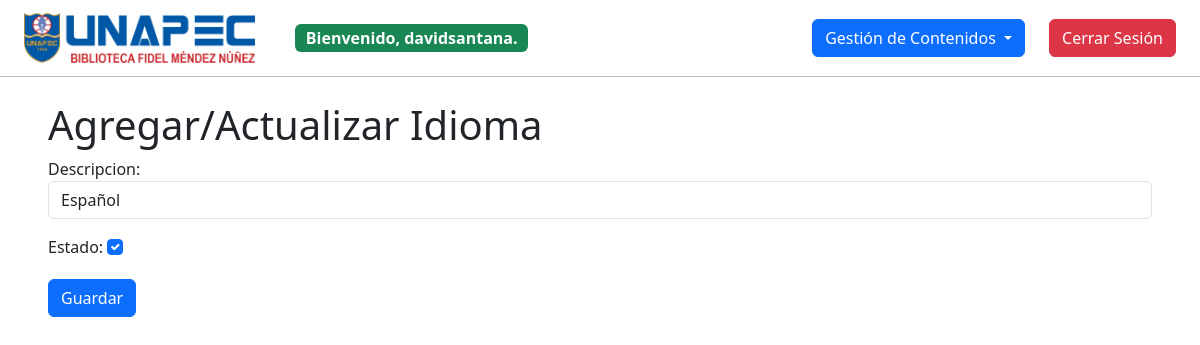
Page /idiomas/1/editar/ (signed in) on the committed database.
### biblioteca/models.py (models this page shows, shortened)
class User(AbstractUser):
    TIPO_PERSONA_CHOICES = [
        ("F", "Física"),
        ("J", "Jurídica"),
    ]
    cedula = models.CharField(max_length=11, unique=True)
    no_carnet = models.CharField(max_length=10, unique=True)
    tipo_persona = models.CharField(
        max_length=1, choices=TIPO_PERSONA_CHOICES, blank=True, default=""
    )
    estado = models.BooleanField(default=True)
    groups = models.ManyToManyField(
        "auth.Group",
        related_name="biblioteca_user_groups",
        blank=True,
    )
    user_permissions = models.ManyToManyField(
        "auth.Permission",
        related_name="biblioteca_user_permissions",
        blank=True,
    )

class Idioma(models.Model):
    descripcion = models.CharField(max_length=255)
    estado = models.BooleanField(default=True)

### biblioteca/views.py (the view)
# urls.py: path("idiomas/<int:pk>/editar/", views.idioma_update, name="idioma_update"),
@login_required
def idioma_update(request, pk):
    idioma = get_object_or_404(Idioma, pk=pk)
    if request.method == "POST":
        form = NewIdiomaForm(request.POST, instance=idioma)
        if form.is_valid():
            form.save()
            return redirect("idioma_list")
    else:
        form = NewIdiomaForm(instance=idioma)
    return render(request, "biblioteca/idiomas/idioma_form.html", {"form": form})

### biblioteca/views.py
class NewIdiomaForm(ModelForm):
    class Meta:
        model = Idioma
        fields = ["descripcion", "estado"]
        widgets = {
            "descripcion": forms.TextInput(attrs={"class": "form-control mb-2"}),
            "estado": forms.CheckboxInput(attrs={"class": "form-check-input mb-2"}),
        }

### biblioteca/templates/biblioteca/idiomas/idioma_form.html (shortened to what this page needs)
{% extends 'biblioteca/layout.html' %}
{% block body %}
  <h1>Agregar/Actualizar Idioma</h1>
  <form method="post">
    {{ form.as_p }}
    <button type="submit" class="btn btn-primary">Guardar</button>
  </form>
{% endblock %}

### biblioteca/templates/biblioteca/layout.html (shortened to what this page needs)
{% load static %}
<!doctype html>
<html lang="en">
  <head>
    <link
      href="https://cdn.jsdelivr.net/npm/bootstrap@5.3.3/dist/css/bootstrap.min.css"
      rel="stylesheet"
    />
    <link
      rel="stylesheet"
      href="https://cdn.jsdelivr.net/npm/bootstrap-icons@1.11.3/font/bootstrap-icons.min.css"
    />
    <link href="{% static 'biblioteca/styles.css' %}" rel="stylesheet" />
  </head>
  <body>
    <nav
      class="navbar navbar-expand-lg navbar-light bg-white border-bottom border-opacity-25 border-black border-bottom-1 sticky-top"
    >
      <div class="container-fluid px-4">
        <div class="d-flex gap-4">
          <a class="navbar-brand" href="{% url 'index' %}">
            <img
              src="{% static 'biblioteca/images/biblioteca.png' %}"
              alt=""
              height="50"
            />
          </a>
          <div class="d-none d-lg-flex align-items-center gap-3 me-auto">
            {% if user.is_authenticated %}
              <p class="badge text-bg-success mb-0 fs-6">
                Bienvenido, <strong>{{ user.username }}</strong>.
              </p>
            {% else %}
              <p class="badge text-bg-danger mb-0 fs-6">Sesión no iniciada.</p>
            {% endif %}
          </div>
        </div>
        <div class="d-flex gap-4">
          <div class="collapse navbar-collapse gap-4" id="navbarNav">
            {% if user.is_authenticated %}
              <ul class="navbar-nav me-auto mb-2 mb-lg-0">
                <li class="nav-item dropdown">
                  <a
                    class="btn btn-primary dropdown-toggle"
                    href="#"
                    role="button"
                    data-bs-toggle="dropdown"
                    aria-expanded="false"
                  >
                    Gestión de Contenidos
                  </a>
                </li>
              </ul>
            {% endif %}
            <ul class="navbar-nav ms-auto mb-2 mb-lg-0">
              {% if user.is_authenticated %}
                <li class="nav-item">
                  <a class="btn btn-danger fs-6" href="{% url 'logout' %}"
                    >Cerrar Sesión</a
                  >
                </li>
              {% endif %}
            </ul>
          </div>
        </div>
      </div>
    </nav>
    <main class="p-4 px-5">{% block body %}{% endblock %}</main>
  </body>
</html>

### rows in the picture
User: username "davidsantana"
Idioma: descripcion "Español", estado "☑"
